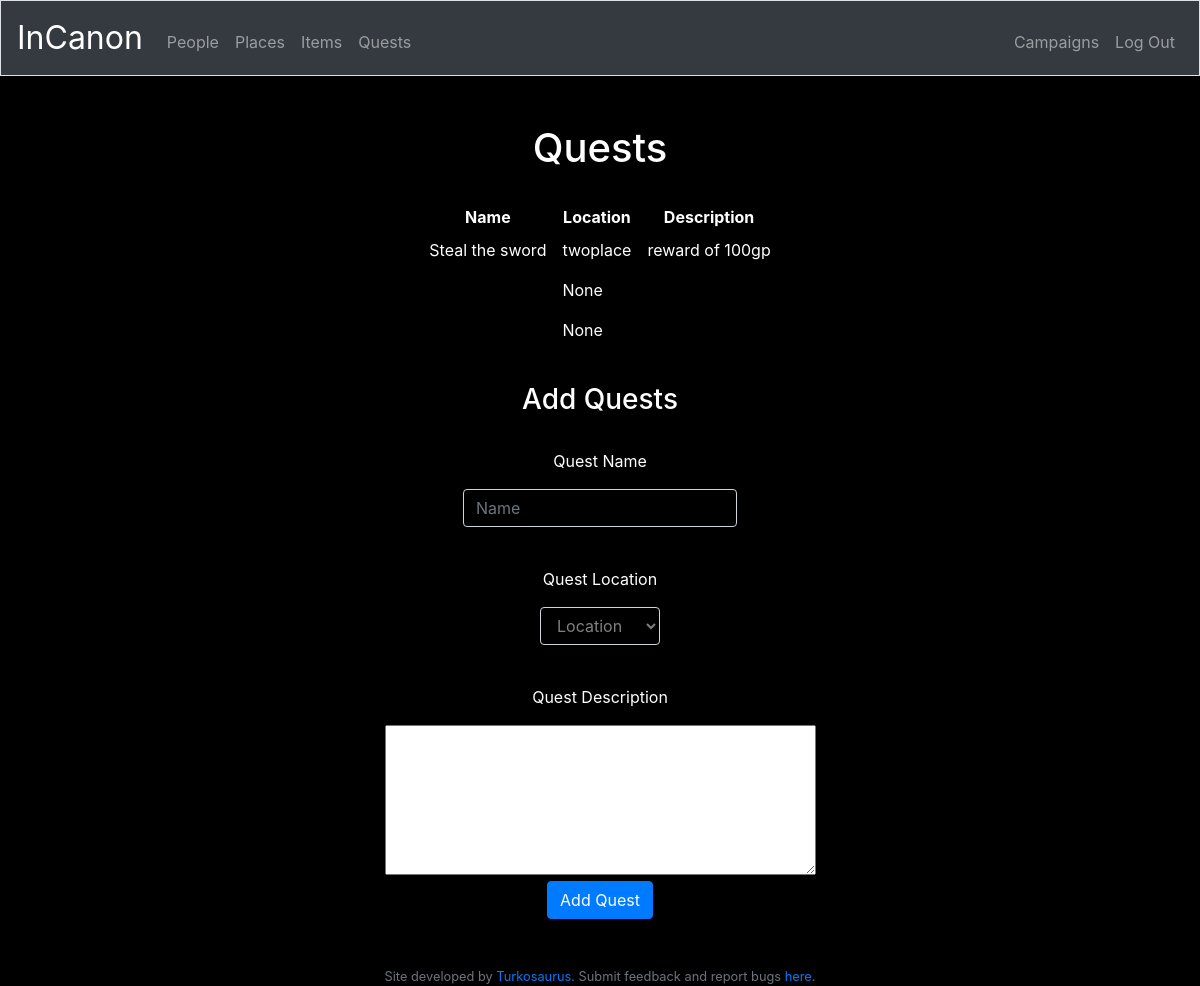
The app's page /quests (signed in) with its own data.
### tables this page shows
CREATE TABLE 'quests' ('quest_id' INTEGER PRIMARY KEY AUTOINCREMENT NOT NULL, 'name' VARCHAR(255) NOT NULL, 'campaign_id' INTEGER, 'place_id' INTEGER, 'char_id' INTEGER, 'description' TEXT, 
FOREIGN KEY(campaign_id) REFERENCES campaigns(campaign_id));

### application.py (the view, shortened to what this page needs)
@app.route("/quests", methods=["GET", "POST"])
@login_required
def quests():
    if request.method == 'GET':
        people = get_people()
        places = get_places()
        items = get_items()
        quests = get_quests()
        return render_template("quests.html", people=people, places=places, items=items, quests=quests)

### application.py (called while the page is built)
@app.after_request
def after_request(response):
    response.headers["Cache-Control"] = "no-cache, no-store, must-revalidate"
    response.headers["Expires"] = 0
    response.headers["Pragma"] = "no-cache"
    return response

def get_ac_id():
    return db.execute("SELECT activecampaign_id FROM users WHERE id=:user_id", user_id=session["user_id"])

def get_people():
    ac_id = get_ac_id()
    return db.execute("SELECT * FROM characters WHERE campaign_id=:ac_id", ac_id=ac_id[0]['activecampaign_id'])

def get_places():
    ac_id = get_ac_id()
    return db.execute("SELECT * FROM places WHERE campaign_id=:ac_id", ac_id=ac_id[0]['activecampaign_id'])

def get_items():
    ac_id = get_ac_id()
    return db.execute("SELECT * FROM items WHERE campaign_id=:ac_id", ac_id=ac_id[0]['activecampaign_id'])

def get_quests():
    ac_id = get_ac_id()
    return db.execute("SELECT * FROM quests WHERE campaign_id=:ac_id", ac_id=ac_id[0]['activecampaign_id'])

### helpers.py (called while the page is built)
def login_required(f):
    @wraps(f)
    def decorated_function(*args, **kwargs):
        if session.get("user_id") is None:
            return redirect("/login")
        return f(*args, **kwargs)
    return decorated_function

### templates/quests.html (shortened to what this page needs)
{% extends "layout.html" %}
{% block main %}
<h1>Quests</h1>
<br>
<table>
    <thead>
        <tr>
            <th>Name</th>
            <th>Location</th>
            <th>Description</th>
        </tr>
    </thead>
    <tbody>
        {% for quest in quests %}
        <tr>
            <td>
                {{ quest['name'] }}
            </td>
            <td>
                {{ quest['place_id'] }}
            </td>
            <td>
                {{ quest['description'] }}
            </td>
        </tr>
        {% endfor %}
    </tbody>
</table>
<hr>
<h3>Add Quests</h3>
<br>
<form action="/quests" method="post">
    <p>Quest Name</p>
    <div class="form-group">
        <input autocomplete="off" autofocus class="form-control" id="name" name="name" placeholder="Name" type="text">
    </div>
    <br>
    <p>Quest Location</p>
    <div class="form-group">
        <select style="color:grey" id="place" class="form-control" name="place">
        <option disabled="" selected="" value="">Location</option>
        </select>
    </div>
    <br>
    <p>Quest Description</p>
    <textarea id="description" name="description" rows="6" cols="40"></textarea>
    <br>
    <button class="btn btn-primary" type="submit">Add Quest</button>
</form>
{% endblock %}

### static/styles.css (style rules this page uses)
main .form-control { display: inline-block; width: auto; color: black; background-color: black; }
body { color: white; background-color: black; }
thead, th { text-align: center; }
table, tbody, td { text-align: left; padding: 8px; margin: auto; }
input[type=text] { background-color: black; color: white; }
select { color: grey; }

### records on screen
quests: name "Steal the sword", place_id "twoplace", description "reward of 100gp"
quests: place_id "None"
quests: place_id "None"
